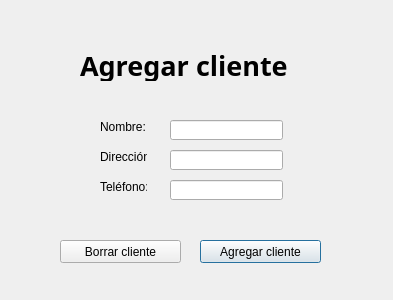
<?xml version="1.0" encoding="UTF-8"?>
<ui version="4.0">
 <class>DialogAgregarCliente</class>
 <widget class="QDialog" name="DialogAgregarCliente">
  <property name="geometry">
   <rect>
    <x>0</x>
    <y>0</y>
    <width>393</width>
    <height>300</height>
   </rect>
  </property>
  <property name="windowTitle">
   <string>Agregar cliente</string>
  </property>
  <widget class="QLabel" name="label">
   <property name="geometry">
    <rect>
     <x>100</x>
     <y>120</y>
     <width>47</width>
     <height>13</height>
    </rect>
   </property>
   <property name="text">
    <string>Nombre:</string>
   </property>
  </widget>
  <widget class="QLineEdit" name="lineEditNombreCliente">
   <property name="geometry">
    <rect>
     <x>170</x>
     <y>120</y>
     <width>113</width>
     <height>20</height>
    </rect>
   </property>
  </widget>
  <widget class="QLabel" name="label_2">
   <property name="geometry">
    <rect>
     <x>80</x>
     <y>50</y>
     <width>241</width>
     <height>31</height>
    </rect>
   </property>
   <property name="font">
    <font>
     <family>Poppins SemiBold</family>
     <pointsize>20</pointsize>
     <weight>75</weight>
     <bold>true</bold>
    </font>
   </property>
   <property name="text">
    <string>Agregar cliente</string>
   </property>
  </widget>
  <widget class="QLineEdit" name="lineEditDireccionCliente">
   <property name="geometry">
    <rect>
     <x>170</x>
     <y>150</y>
     <width>113</width>
     <height>20</height>
    </rect>
   </property>
  </widget>
  <widget class="QLineEdit" name="lineEditTelefonoCliente">
   <property name="geometry">
    <rect>
     <x>170</x>
     <y>180</y>
     <width>113</width>
     <height>20</height>
    </rect>
   </property>
  </widget>
  <widget class="QLabel" name="label_3">
   <property name="geometry">
    <rect>
     <x>100</x>
     <y>180</y>
     <width>47</width>
     <height>13</height>
    </rect>
   </property>
   <property name="text">
    <string>Teléfono:</string>
   </property>
  </widget>
  <widget class="QLabel" name="label_4">
   <property name="geometry">
    <rect>
     <x>100</x>
     <y>150</y>
     <width>47</width>
     <height>13</height>
    </rect>
   </property>
   <property name="text">
    <string>Dirección:</string>
   </property>
  </widget>
  <widget class="QPushButton" name="pushButtonAgregarCliente">
   <property name="geometry">
    <rect>
     <x>200</x>
     <y>240</y>
     <width>121</width>
     <height>23</height>
    </rect>
   </property>
   <property name="text">
    <string>Agregar cliente</string>
   </property>
  </widget>
  <widget class="QPushButton" name="pushButtonBorrarCliente">
   <property name="geometry">
    <rect>
     <x>60</x>
     <y>240</y>
     <width>121</width>
     <height>23</height>
    </rect>
   </property>
   <property name="text">
    <string>Borrar cliente</string>
   </property>
  </widget>
 </widget>
 <resources/>
 <connections/>
</ui>
